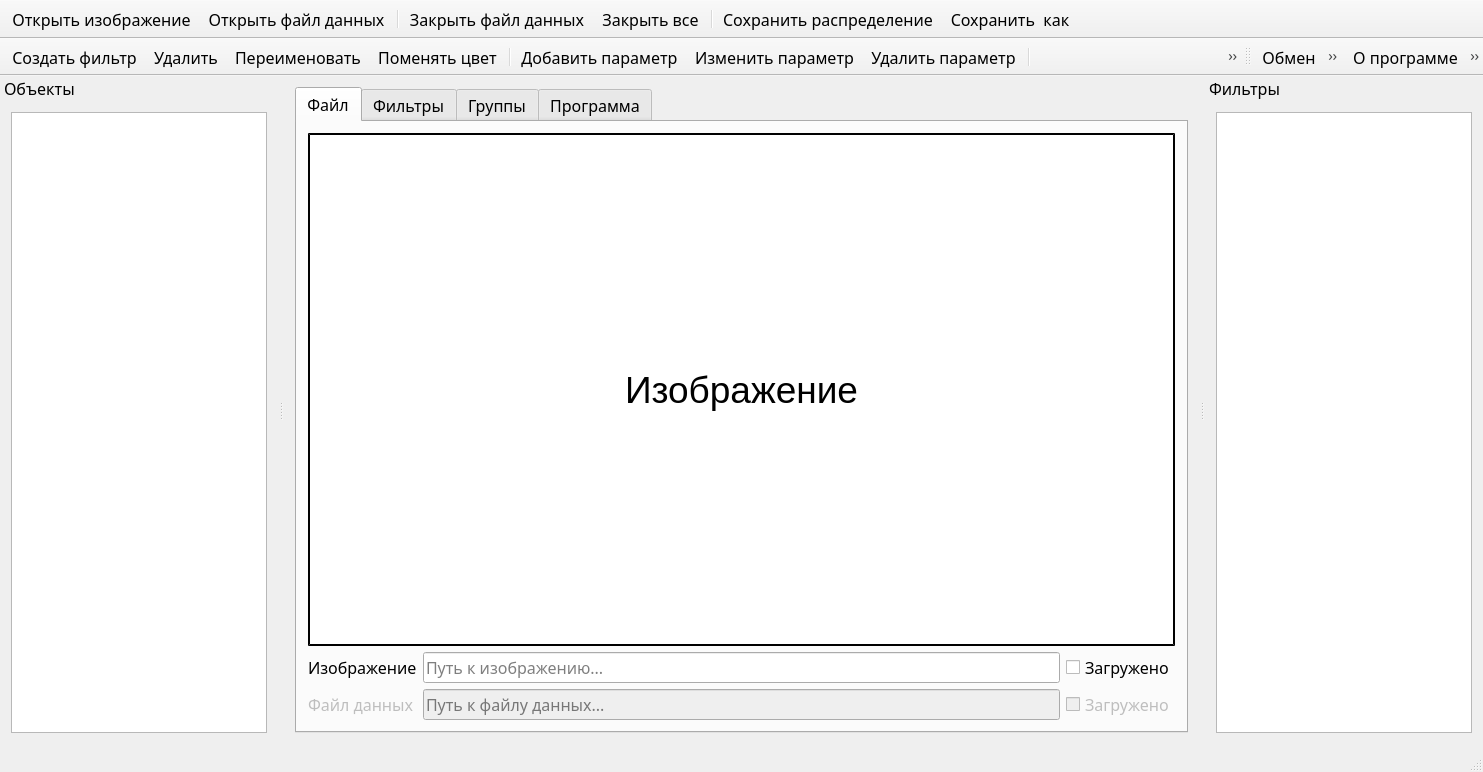
<?xml version="1.0" encoding="UTF-8"?>
<ui version="4.0">
 <class>MainWindow</class>
 <widget class="QMainWindow" name="MainWindow">
  <property name="geometry">
   <rect>
    <x>0</x>
    <y>0</y>
    <width>1483</width>
    <height>772</height>
   </rect>
  </property>
  <property name="minimumSize">
   <size>
    <width>100</width>
    <height>0</height>
   </size>
  </property>
  <property name="font">
   <font>
    <family>Calibri Light</family>
    <pointsize>12</pointsize>
   </font>
  </property>
  <property name="windowTitle">
   <string>Анализ распределения объектов на изображении</string>
  </property>
  <property name="windowIcon">
   <iconset>
    <normaloff>:/icons/favicon.ico</normaloff>:/icons/favicon.ico</iconset>
  </property>
  <property name="unifiedTitleAndToolBarOnMac">
   <bool>true</bool>
  </property>
  <widget class="QWidget" name="centralWidget">
   <layout class="QVBoxLayout" name="verticalLayout_4">
    <item>
     <widget class="QTabWidget" name="tabWidget">
      <property name="currentIndex">
       <number>0</number>
      </property>
      <widget class="QWidget" name="file_tab">
       <attribute name="title">
        <string>Файл</string>
       </attribute>
       <layout class="QVBoxLayout" name="verticalLayout_2">
        <item>
         <widget class="QLabel" name="image_label">
          <property name="minimumSize">
           <size>
            <width>0</width>
            <height>400</height>
           </size>
          </property>
          <property name="font">
           <font>
            <pointsize>28</pointsize>
           </font>
          </property>
          <property name="styleSheet">
           <string notr="true">background: rgb(255, 255, 255);
border: 2px double black;</string>
          </property>
          <property name="text">
           <string>Изображение</string>
          </property>
          <property name="alignment">
           <set>Qt::AlignCenter</set>
          </property>
         </widget>
        </item>
        <item>
         <layout class="QGridLayout" name="gridLayout">
          <item row="0" column="0">
           <widget class="QLabel" name="path_label">
            <property name="text">
             <string>Изображение</string>
            </property>
           </widget>
          </item>
          <item row="0" column="1">
           <widget class="QLineEdit" name="image_path">
            <property name="readOnly">
             <bool>true</bool>
            </property>
            <property name="placeholderText">
             <string>Путь к изображению...</string>
            </property>
           </widget>
          </item>
          <item row="0" column="2">
           <widget class="QCheckBox" name="image_loaded_check">
            <property name="text">
             <string>Загружено</string>
            </property>
            <property name="checkable">
             <bool>false</bool>
            </property>
           </widget>
          </item>
          <item row="1" column="0">
           <widget class="QLabel" name="data_path_label">
            <property name="enabled">
             <bool>false</bool>
            </property>
            <property name="text">
             <string>Файл данных</string>
            </property>
           </widget>
          </item>
          <item row="1" column="1">
           <widget class="QLineEdit" name="data_path">
            <property name="enabled">
             <bool>false</bool>
            </property>
            <property name="readOnly">
             <bool>true</bool>
            </property>
            <property name="placeholderText">
             <string>Путь к файлу данных...</string>
            </property>
           </widget>
          </item>
          <item row="1" column="2">
           <widget class="QCheckBox" name="data_loaded_check">
            <property name="enabled">
             <bool>false</bool>
            </property>
            <property name="text">
             <string>Загружено</string>
            </property>
            <property name="checkable">
             <bool>false</bool>
            </property>
           </widget>
          </item>
         </layout>
        </item>
       </layout>
      </widget>
      <widget class="QWidget" name="filter_tap">
       <attribute name="title">
        <string>Фильтры</string>
       </attribute>
       <layout class="QVBoxLayout" name="verticalLayout_5">
        <item>
         <widget class="QScrollArea" name="scrollArea">
          <property name="verticalScrollBarPolicy">
           <enum>Qt::ScrollBarAlwaysOn</enum>
          </property>
          <property name="widgetResizable">
           <bool>true</bool>
          </property>
          <widget class="QWidget" name="scrollAreaWidgetContents">
           <property name="geometry">
            <rect>
             <x>0</x>
             <y>0</y>
             <width>872</width>
             <height>556</height>
            </rect>
           </property>
           <layout class="QVBoxLayout" name="verticalLayout_6">
            <item>
             <layout class="QHBoxLayout" name="horizontalLayout_2">
              <item>
               <widget class="QLabel" name="label">
                <property name="text">
                 <string>Параметр</string>
                </property>
               </widget>
              </item>
              <item>
               <widget class="QLineEdit" name="parametr_name_edit">
                <property name="readOnly">
                 <bool>true</bool>
                </property>
               </widget>
              </item>
             </layout>
            </item>
            <item>
             <widget class="QCustomPlot" name="hyst" native="true">
              <property name="minimumSize">
               <size>
                <width>0</width>
                <height>300</height>
               </size>
              </property>
             </widget>
            </item>
            <item>
             <layout class="QHBoxLayout" name="horizontalLayout_3">
              <item>
               <widget class="QSpinBox" name="param_val_min">
                <property name="buttonSymbols">
                 <enum>QAbstractSpinBox::NoButtons</enum>
                </property>
                <property name="showGroupSeparator" stdset="0">
                 <bool>false</bool>
                </property>
                <property name="maximum">
                 <number>255</number>
                </property>
               </widget>
              </item>
              <item>
               <widget class="QSlider" name="param_slider_min">
                <property name="maximum">
                 <number>127</number>
                </property>
                <property name="value">
                 <number>0</number>
                </property>
                <property name="orientation">
                 <enum>Qt::Horizontal</enum>
                </property>
                <property name="tickPosition">
                 <enum>QSlider::TicksBelow</enum>
                </property>
               </widget>
              </item>
              <item>
               <widget class="QSlider" name="param_slider_max">
                <property name="minimum">
                 <number>128</number>
                </property>
                <property name="maximum">
                 <number>255</number>
                </property>
                <property name="value">
                 <number>255</number>
                </property>
                <property name="orientation">
                 <enum>Qt::Horizontal</enum>
                </property>
                <property name="invertedAppearance">
                 <bool>false</bool>
                </property>
                <property name="invertedControls">
                 <bool>false</bool>
                </property>
                <property name="tickPosition">
                 <enum>QSlider::TicksBelow</enum>
                </property>
               </widget>
              </item>
              <item>
               <widget class="QSpinBox" name="param_val_max">
                <property name="buttonSymbols">
                 <enum>QAbstractSpinBox::NoButtons</enum>
                </property>
                <property name="maximum">
                 <number>255</number>
                </property>
                <property name="value">
                 <number>255</number>
                </property>
               </widget>
              </item>
             </layout>
            </item>
            <item>
             <widget class="Line" name="line">
              <property name="orientation">
               <enum>Qt::Horizontal</enum>
              </property>
             </widget>
            </item>
           </layout>
          </widget>
         </widget>
        </item>
       </layout>
      </widget>
      <widget class="QWidget" name="groups_tab">
       <attribute name="title">
        <string>Группы</string>
       </attribute>
       <layout class="QVBoxLayout" name="verticalLayout_7">
        <item>
         <widget class="QTableView" name="groups_editor"/>
        </item>
       </layout>
      </widget>
      <widget class="QWidget" name="application_tab">
       <attribute name="title">
        <string>Программа</string>
       </attribute>
       <layout class="QVBoxLayout" name="verticalLayout_8">
        <item>
         <widget class="QTextBrowser" name="textBrowser">
          <property name="source">
           <url>
            <string>qrc:/about.html</string>
           </url>
          </property>
         </widget>
        </item>
       </layout>
      </widget>
     </widget>
    </item>
   </layout>
  </widget>
  <widget class="QStatusBar" name="statusBar"/>
  <widget class="QDockWidget" name="objects">
   <property name="minimumSize">
    <size>
     <width>100</width>
     <height>116</height>
    </size>
   </property>
   <property name="features">
    <set>QDockWidget::NoDockWidgetFeatures</set>
   </property>
   <property name="allowedAreas">
    <set>Qt::LeftDockWidgetArea</set>
   </property>
   <property name="windowTitle">
    <string>Объекты</string>
   </property>
   <attribute name="dockWidgetArea">
    <number>1</number>
   </attribute>
   <widget class="QWidget" name="dockWidgetContents">
    <layout class="QVBoxLayout" name="verticalLayout_3">
     <item>
      <widget class="QTreeView" name="treeView"/>
     </item>
    </layout>
   </widget>
  </widget>
  <widget class="QDockWidget" name="dockWidget">
   <property name="minimumSize">
    <size>
     <width>198</width>
     <height>116</height>
    </size>
   </property>
   <property name="features">
    <set>QDockWidget::NoDockWidgetFeatures</set>
   </property>
   <property name="allowedAreas">
    <set>Qt::RightDockWidgetArea</set>
   </property>
   <property name="windowTitle">
    <string>Фильтры</string>
   </property>
   <attribute name="dockWidgetArea">
    <number>2</number>
   </attribute>
   <widget class="QWidget" name="dockWidgetContents_2">
    <layout class="QVBoxLayout" name="verticalLayout">
     <item>
      <widget class="QTreeView" name="treeView_2"/>
     </item>
    </layout>
   </widget>
  </widget>
  <widget class="QToolBar" name="file_tools">
   <property name="windowTitle">
    <string>Файл</string>
   </property>
   <property name="movable">
    <bool>false</bool>
   </property>
   <property name="allowedAreas">
    <set>Qt::TopToolBarArea</set>
   </property>
   <property name="iconSize">
    <size>
     <width>30</width>
     <height>30</height>
    </size>
   </property>
   <property name="toolButtonStyle">
    <enum>Qt::ToolButtonTextUnderIcon</enum>
   </property>
   <property name="floatable">
    <bool>false</bool>
   </property>
   <attribute name="toolBarArea">
    <enum>TopToolBarArea</enum>
   </attribute>
   <attribute name="toolBarBreak">
    <bool>false</bool>
   </attribute>
   <addaction name="open_image_act"/>
   <addaction name="open_dataFile_act"/>
   <addaction name="separator"/>
   <addaction name="close_dataFile_act"/>
   <addaction name="close_all_act"/>
   <addaction name="separator"/>
   <addaction name="save_separtion_act"/>
   <addaction name="save_image_as"/>
  </widget>
  <widget class="QToolBar" name="filter_tools">
   <property name="windowTitle">
    <string>toolBar_2</string>
   </property>
   <property name="movable">
    <bool>false</bool>
   </property>
   <property name="iconSize">
    <size>
     <width>30</width>
     <height>30</height>
    </size>
   </property>
   <property name="toolButtonStyle">
    <enum>Qt::ToolButtonTextUnderIcon</enum>
   </property>
   <attribute name="toolBarArea">
    <enum>TopToolBarArea</enum>
   </attribute>
   <attribute name="toolBarBreak">
    <bool>true</bool>
   </attribute>
   <addaction name="create_filter_act"/>
   <addaction name="remove_filter_act"/>
   <addaction name="rename_filter_act"/>
   <addaction name="change_filter_color_act"/>
   <addaction name="separator"/>
   <addaction name="add_param_act"/>
   <addaction name="change_param_act"/>
   <addaction name="delete_param_act"/>
   <addaction name="separator"/>
   <addaction name="apply_filter_changed_act"/>
   <addaction name="save_filter_act"/>
  </widget>
  <widget class="QToolBar" name="groups_tools">
   <property name="enabled">
    <bool>true</bool>
   </property>
   <property name="windowTitle">
    <string>Группы</string>
   </property>
   <property name="movable">
    <bool>true</bool>
   </property>
   <property name="orientation">
    <enum>Qt::Horizontal</enum>
   </property>
   <property name="iconSize">
    <size>
     <width>30</width>
     <height>30</height>
    </size>
   </property>
   <property name="toolButtonStyle">
    <enum>Qt::ToolButtonTextUnderIcon</enum>
   </property>
   <attribute name="toolBarArea">
    <enum>TopToolBarArea</enum>
   </attribute>
   <attribute name="toolBarBreak">
    <bool>false</bool>
   </attribute>
   <addaction name="exchange_groups_objects_act"/>
   <addaction name="delete_groups_objects_act"/>
   <addaction name="separator"/>
  </widget>
  <widget class="QToolBar" name="app_tools">
   <property name="acceptDrops">
    <bool>true</bool>
   </property>
   <property name="windowTitle">
    <string>Программа</string>
   </property>
   <property name="movable">
    <bool>false</bool>
   </property>
   <property name="allowedAreas">
    <set>Qt::TopToolBarArea</set>
   </property>
   <property name="iconSize">
    <size>
     <width>30</width>
     <height>30</height>
    </size>
   </property>
   <property name="toolButtonStyle">
    <enum>Qt::ToolButtonTextUnderIcon</enum>
   </property>
   <attribute name="toolBarArea">
    <enum>TopToolBarArea</enum>
   </attribute>
   <attribute name="toolBarBreak">
    <bool>false</bool>
   </attribute>
   <addaction name="about_program_act"/>
   <addaction name="settings_act"/>
   <addaction name="fullscreen_act"/>
   <addaction name="restart_act"/>
   <addaction name="exit_act"/>
  </widget>
  <action name="open_image_act">
   <property name="checkable">
    <bool>true</bool>
   </property>
   <property name="icon">
    <iconset resource="sources.qrc">
     <normaloff>:/icons/open_image_ic.png</normaloff>:/icons/open_image_ic.png</iconset>
   </property>
   <property name="text">
    <string>Открыть изображение</string>
   </property>
   <property name="shortcut">
    <string>Ctrl+O</string>
   </property>
  </action>
  <action name="open_dataFile_act">
   <property name="checkable">
    <bool>true</bool>
   </property>
   <property name="icon">
    <iconset resource="sources.qrc">
     <normaloff>:/icons/open_dataFile_ic.png</normaloff>:/icons/open_dataFile_ic.png</iconset>
   </property>
   <property name="text">
    <string>Открыть файл данных</string>
   </property>
   <property name="shortcut">
    <string>Ctrl+Shift+O</string>
   </property>
  </action>
  <action name="close_dataFile_act">
   <property name="icon">
    <iconset resource="sources.qrc">
     <normaloff>:/icons/close_image_ic.png</normaloff>:/icons/close_image_ic.png</iconset>
   </property>
   <property name="text">
    <string>Закрыть файл данных</string>
   </property>
   <property name="shortcut">
    <string>Ctrl+W</string>
   </property>
  </action>
  <action name="close_all_act">
   <property name="icon">
    <iconset resource="sources.qrc">
     <normaloff>:/icons/close_all_ic.png</normaloff>:/icons/close_all_ic.png</iconset>
   </property>
   <property name="text">
    <string>Закрыть все</string>
   </property>
   <property name="shortcut">
    <string>Ctrl+Shift+W</string>
   </property>
  </action>
  <action name="save_groups_act">
   <property name="icon">
    <iconset resource="sources.qrc">
     <normaloff>:/icons/save_groups_objects_ic.png</normaloff>:/icons/save_groups_objects_ic.png</iconset>
   </property>
   <property name="text">
    <string>Сохранить группы</string>
   </property>
   <property name="shortcut">
    <string>Ctrl+G</string>
   </property>
  </action>
  <action name="save_separtion_act">
   <property name="icon">
    <iconset resource="sources.qrc">
     <normaloff>:/icons/save_separation_ic.png</normaloff>:/icons/save_separation_ic.png</iconset>
   </property>
   <property name="text">
    <string>Сохранить распределение</string>
   </property>
   <property name="shortcut">
    <string>Ctrl+S</string>
   </property>
  </action>
  <action name="save_image_as">
   <property name="icon">
    <iconset resource="sources.qrc">
     <normaloff>:/icons/save_image_as_ic.png</normaloff>:/icons/save_image_as_ic.png</iconset>
   </property>
   <property name="text">
    <string>Сохранить  как...</string>
   </property>
   <property name="shortcut">
    <string>Ctrl+Shift+S</string>
   </property>
  </action>
  <action name="create_filter_act">
   <property name="icon">
    <iconset resource="sources.qrc">
     <normaloff>:/icons/create_filter_ic.png</normaloff>:/icons/create_filter_ic.png</iconset>
   </property>
   <property name="text">
    <string>Создать фильтр</string>
   </property>
   <property name="shortcut">
    <string>Ctrl+N</string>
   </property>
  </action>
  <action name="add_param_act">
   <property name="icon">
    <iconset resource="sources.qrc">
     <normaloff>:/icons/add_param_ic.png</normaloff>:/icons/add_param_ic.png</iconset>
   </property>
   <property name="text">
    <string>Добавить параметр</string>
   </property>
   <property name="shortcut">
    <string>Ctrl+T</string>
   </property>
  </action>
  <action name="change_param_act">
   <property name="icon">
    <iconset resource="sources.qrc">
     <normaloff>:/icons/change_param_ic.png</normaloff>:/icons/change_param_ic.png</iconset>
   </property>
   <property name="text">
    <string>Изменить параметр</string>
   </property>
   <property name="shortcut">
    <string>F2</string>
   </property>
  </action>
  <action name="delete_param_act">
   <property name="icon">
    <iconset resource="sources.qrc">
     <normaloff>:/icons/delete_param_ic.png</normaloff>:/icons/delete_param_ic.png</iconset>
   </property>
   <property name="text">
    <string>Удалить параметр</string>
   </property>
   <property name="shortcut">
    <string>Ctrl+Q</string>
   </property>
  </action>
  <action name="apply_filter_changed_act">
   <property name="icon">
    <iconset resource="sources.qrc">
     <normaloff>:/icons/apply_filter_chenges_ic.png</normaloff>:/icons/apply_filter_chenges_ic.png</iconset>
   </property>
   <property name="text">
    <string>Применить изменения</string>
   </property>
   <property name="shortcut">
    <string>Ctrl+F</string>
   </property>
  </action>
  <action name="save_filter_act">
   <property name="icon">
    <iconset resource="sources.qrc">
     <normaloff>:/icons/save_filter_ic.png</normaloff>:/icons/save_filter_ic.png</iconset>
   </property>
   <property name="text">
    <string>Сохранить фильтры</string>
   </property>
   <property name="toolTip">
    <string>Сохранить фильтры в файл</string>
   </property>
   <property name="shortcut">
    <string>Ctrl+Shift+F</string>
   </property>
  </action>
  <action name="rename_filter_act">
   <property name="icon">
    <iconset resource="sources.qrc">
     <normaloff>:/icons/rename_filter_ic.png</normaloff>:/icons/rename_filter_ic.png</iconset>
   </property>
   <property name="text">
    <string>Переименовать</string>
   </property>
   <property name="shortcut">
    <string>Ctrl+R</string>
   </property>
  </action>
  <action name="remove_filter_act">
   <property name="icon">
    <iconset resource="sources.qrc">
     <normaloff>:/icons/remove_filter_ic.png</normaloff>:/icons/remove_filter_ic.png</iconset>
   </property>
   <property name="text">
    <string>Удалить</string>
   </property>
   <property name="shortcut">
    <string>Ctrl+I</string>
   </property>
  </action>
  <action name="view_groups_objects_act">
   <property name="icon">
    <iconset resource="sources.qrc">
     <normaloff>:/icons/view_groups_objects_ic.png</normaloff>:/icons/view_groups_objects_ic.png</iconset>
   </property>
   <property name="text">
    <string>Просмотр объектов</string>
   </property>
   <property name="shortcut">
    <string>Ctrl+V</string>
   </property>
  </action>
  <action name="change_filter_color_act">
   <property name="icon">
    <iconset resource="sources.qrc">
     <normaloff>:/icons/change_filter_color_ic.png</normaloff>:/icons/change_filter_color_ic.png</iconset>
   </property>
   <property name="text">
    <string>Поменять цвет</string>
   </property>
   <property name="shortcut">
    <string>Ctrl+C</string>
   </property>
  </action>
  <action name="delete_groups_objects_act">
   <property name="icon">
    <iconset resource="sources.qrc">
     <normaloff>:/icons/delete_groups_object_ic.png</normaloff>:/icons/delete_groups_object_ic.png</iconset>
   </property>
   <property name="text">
    <string>Удалить</string>
   </property>
   <property name="toolTip">
    <string>Удалить объект из группы</string>
   </property>
   <property name="shortcut">
    <string>Del</string>
   </property>
  </action>
  <action name="exchange_groups_objects_act">
   <property name="icon">
    <iconset resource="sources.qrc">
     <normaloff>:/icons/exchenge_groups_objects_ic.png</normaloff>:/icons/exchenge_groups_objects_ic.png</iconset>
   </property>
   <property name="text">
    <string>Обмен</string>
   </property>
   <property name="toolTip">
    <string>Обмен объектов между групп</string>
   </property>
   <property name="shortcut">
    <string>Ctrl+E</string>
   </property>
  </action>
  <action name="about_program_act">
   <property name="icon">
    <iconset resource="sources.qrc">
     <normaloff>:/icons/about_ic.png</normaloff>:/icons/about_ic.png</iconset>
   </property>
   <property name="text">
    <string>О программе</string>
   </property>
   <property name="shortcut">
    <string>F1</string>
   </property>
  </action>
  <action name="settings_act">
   <property name="icon">
    <iconset resource="sources.qrc">
     <normaloff>:/icons/settings_ic.png</normaloff>:/icons/settings_ic.png</iconset>
   </property>
   <property name="text">
    <string>Настройки</string>
   </property>
   <property name="shortcut">
    <string>Ctrl+Shift+U</string>
   </property>
  </action>
  <action name="restart_act">
   <property name="icon">
    <iconset resource="sources.qrc">
     <normaloff>:/icons/restart_ic.png</normaloff>:/icons/restart_ic.png</iconset>
   </property>
   <property name="text">
    <string>Перезапуск</string>
   </property>
   <property name="shortcut">
    <string>Ctrl+Shift+R</string>
   </property>
  </action>
  <action name="exit_act">
   <property name="icon">
    <iconset resource="sources.qrc">
     <normaloff>:/icons/exit_ic.png</normaloff>:/icons/exit_ic.png</iconset>
   </property>
   <property name="text">
    <string>Выход</string>
   </property>
  </action>
  <action name="fullscreen_act">
   <property name="checkable">
    <bool>true</bool>
   </property>
   <property name="icon">
    <iconset resource="sources.qrc">
     <normaloff>:/icons/full_screen_ic.png</normaloff>:/icons/full_screen_ic.png</iconset>
   </property>
   <property name="text">
    <string>Во весь экран</string>
   </property>
   <property name="toolTip">
    <string>Растянуть приложение во ввесь экран</string>
   </property>
   <property name="shortcut">
    <string>Ctrl+M</string>
   </property>
  </action>
 </widget>
 <layoutdefault spacing="6" margin="11"/>
 <customwidgets>
  <customwidget>
   <class>QCustomPlot</class>
   <extends>QWidget</extends>
   <header>qcustomplot/qcustomplot.h</header>
   <container>1</container>
  </customwidget>
 </customwidgets>
 <resources>
  <include location="sources.qrc"/>
 </resources>
 <connections>
  <connection>
   <sender>param_slider_min</sender>
   <signal>sliderMoved(int)</signal>
   <receiver>param_val_min</receiver>
   <slot>setValue(int)</slot>
   <hints>
    <hint type="sourcelabel">
     <x>444</x>
     <y>648</y>
    </hint>
    <hint type="destinationlabel">
     <x>334</x>
     <y>661</y>
    </hint>
   </hints>
  </connection>
  <connection>
   <sender>param_slider_max</sender>
   <signal>sliderMoved(int)</signal>
   <receiver>param_val_max</receiver>
   <slot>setValue(int)</slot>
   <hints>
    <hint type="sourcelabel">
     <x>796</x>
     <y>650</y>
    </hint>
    <hint type="destinationlabel">
     <x>1130</x>
     <y>656</y>
    </hint>
   </hints>
  </connection>
 </connections>
</ui>
